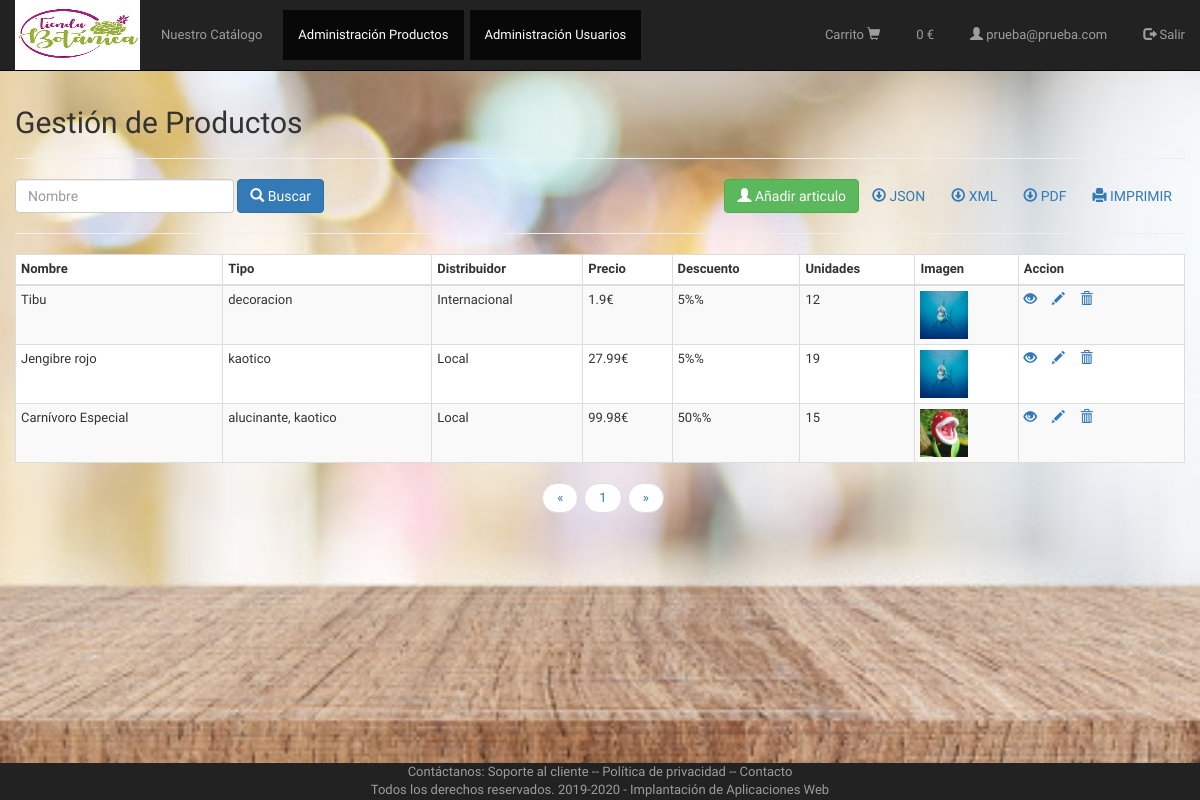
/vistas/admin_articulos.php (signed in), run on the app's committed database.
### tables this page shows
CREATE TABLE `articulos` (
  `id` int(11) NOT NULL,
  `nombre` text NOT NULL,
  `tipo` text NOT NULL,
  `distribuidor` text NOT NULL,
  `precio` text NOT NULL,
  `descuento` text NOT NULL,
  `unidades` text NOT NULL,
  `imagen` text NOT NULL
);

### controladores/ControladorBD.php (called while the page is built, shortened)
<?php
class ControladorBD {
    private $servername = "localhost";
    private $username = "root";
    private $password = "";
    private $dbname = "tienda2020";
    private $server ="mysql";
    private $bd;
    static private $instancia = null;
    public static function getControlador() {
        if (self::$instancia == null) {
            self::$instancia = new ControladorBD();
        }
        return self::$instancia;
    }
    public function abrirBD() {
        try {
            $this->bd = new PDO($this->server.":host=$this->servername;dbname=$this->dbname", $this->username, $this->password);
            $this->bd->setAttribute(PDO::ATTR_ERRMODE, PDO::ERRMODE_EXCEPTION);
        } catch (PDOException $e) {
            die("conexión fallida " . $e->getMessage());
        }
    }
    public function cerrarBD() {
        $this->bd = null;
    }
    public function consultarBD($consulta, $parametros=null){
        if($parametros!=null)
            return $this->consultarBDParametros($consulta,$parametros);
        else
            return $this->consultarBDDirecta($consulta);
    }
    private function consultarBDParametros($consulta, $parametros) {
        $this->st = $this->bd->prepare($consulta);
        $this->st->execute($parametros);
        return $this->st;
    }
}

### modelos/articulo.php (called while the page is built, shortened)
<?php
class Articulo {
    private $id;
    private $nombre;
    private $tipo;
    private $distribuidor;
    private $precio;
    private $descuento;
    private $unidades;
    private $imagen;
    public function __construct($id, $nombre, $tipo, $distribuidor, $precio, $descuento, $unidades, $imagen) {
        $this->id = $id;
        $this->nombre = $nombre;
        $this->tipo = $tipo;
        $this->distribuidor = $distribuidor;
        $this->precio = $precio;
        $this->descuento = $descuento;
        $this->unidades = $unidades;
        $this->imagen = $imagen;
    }
    function getid() {
        return $this->id;
    }
    function getnombre() {
        return $this->nombre;
    }
    function getTipo() {
        return $this->tipo;
    }
    function getDistribuidor() {
        return $this->distribuidor;
    }
    function getPrecio() {
        return $this->precio;
    }
    function getDescuento() {
        return $this->descuento;
    }
    function getUnidades() {
        return $this->unidades;
    }
    function getimagen() {
        return $this->imagen;
    }
}
?>

### utilidades/funciones.php (called while the page is built, shortened)
<?php
function encode($str){
    return urlencode(base64_encode($str));
}

### vistas/admin_articulos.php (the view, shortened to what this page needs)
<?php require_once VIEW_PATH."cabecera1.php"; ?>
<!DOCTYPE html>
<html lang="es">
<head>
</head>
    <div class="container-fluid">
        <div class="row">
            <div class="col-md-12">
                <div class="page-header clearfix" >
                    <h2 class="pull-left">Gestión de Productos</h2>
                </div>
                <form class="form-inline" action="<?php echo htmlspecialchars($_SERVER["PHP_SELF"]); ?>" method="post" id="no_imprimir">
                    <div class="form-group mx-sm-5 mb-2">
                        <input type="text" class="form-control" id="buscar" name="nombre" placeholder="Nombre">
                    </div>
                    <button type="submit" class="btn btn-primary mb-2"> <span class="glyphicon glyphicon-search"></span>  Buscar</button>
                    <a href="javascript:window.print()" class="btn pull-right"> <span class="glyphicon glyphicon-print"></span> IMPRIMIR</a>
                    <a href="/iaw/tienda2020/utilidades/descargar_pro.php?opcion=PDF" class="btn pull-right" target="_blank"><span class="glyphicon glyphicon-download"></span>  PDF</a>
                    <a href="/iaw/tienda2020/utilidades/descargar_pro.php?opcion=XML" class="btn pull-right" target="_blank"><span class="glyphicon glyphicon-download"></span>  XML</a>
                    <a href="/iaw/tienda2020/utilidades/descargar_pro.php?opcion=JSON" class="btn pull-right" target="_blank"><span class="glyphicon glyphicon-download"></span>  JSON</a>
                    <a href="create_articulos.php" class="btn btn-success pull-right"><span class="glyphicon glyphicon-user"></span>  Añadir articulo</a>
                </form>
           <hr>
            <?php
            require_once CONTROLLER_PATH."ControladorArticulo.php";
            require_once CONTROLLER_PATH ."Paginador.php";
            require_once UTILITY_PATH."funciones.php";
            if (!isset($_POST["articulo"])) {
                $nombre = "";
            } else {
                $nombre = filtrado($_POST["articulo"]);
            }
            $pagina = (isset($_GET['page'])) ? $_GET['page'] : 1;
            $enlaces = (isset($_GET['enlaces'])) ? $_GET['enlaces'] : 10;
            $consulta = "SELECT * FROM articulos WHERE nombre LIKE :nombre  order by nombre desc";
            $parametros = array(':nombre' => "%" . $nombre . "%");
            $limite = 4;
            $paginador  = new Paginador($consulta, $parametros, $limite);
            $resultados = $paginador->getDatos($pagina);
            if (count($resultados->datos) > 0) {
                echo "<table class='table table-bordered table-striped table-condensed'>";
                echo "<thead>";
                echo "<tr>";
                echo "<th>Nombre</th>";
                echo "<th>Tipo</th>";
                echo "<th>Distribuidor</th>";
                echo "<th>Precio</th>";
                echo "<th>Descuento</th>";
                echo "<th>Unidades</th>";
                echo "<th>Imagen</th>";
                echo "<th>Accion</th>";
                echo "</tr>";
                echo "</thead>";
                echo "<tbody>";
                foreach ($resultados->datos as $a) {
                    $Articulo = new Articulo($a->id, $a->nombre, $a->tipo, $a->distribuidor, $a->precio, $a->descuento, $a->unidades,  $a->imagen);
                    echo "<tr>";
                        echo "<td>" . $Articulo->getnombre() . "</td>";
                        echo "<td>" . $Articulo->getTipo() . "</td>";
                        echo "<td>" . $Articulo->getDistribuidor() . "</td>";
                        echo "<td>" . $Articulo->getPrecio() . "€</td>";
                        echo "<td>";
                        if($Articulo->getDescuento() != 0 ){echo $Articulo->getDescuento()."%";
                        }else{echo 'Ninguno';}
                        echo "</td>";
                        echo "<td>" . $Articulo->getUnidades() . "</td>";
                        echo "<td><img src='/iaw/tienda2020/imagenes/" . $Articulo->getimagen() . "' width='48px' height='48px'></td>";
                        echo "<td>";
                            echo "<a href='/iaw/tienda2020/vistas/read_articulos.php?id=" . encode($Articulo->getid()) . "' title='Ver Articulo AQUI' data-toggle='tooltip'><span class='glyphicon glyphicon-eye-open'></span></a>";
                            echo "<a href='/iaw/tienda2020/vistas/update_articulos.php?id=" . encode($Articulo->getid()) . "' title='Actualizar Articulo AQUI' data-toggle='tooltip'><span class='glyphicon glyphicon-pencil'></span></a>";
                            echo "<a href='/iaw/tienda2020/vistas/delete_articulos.php?id=" . encode($Articulo->getid()) . "' title='Borrar Articulo' data-toggle='tooltip'><span class='glyphicon glyphicon-trash'></span></a>";
                        echo "</td>";
                    echo "</tr>";
                }
                echo "</tbody>";
                echo "</table>";
                echo "<ul class='pager' id='no_imprimir'>";
                echo $paginador->crearLinks($enlaces);
                echo "</ul>";
            } else {
                echo "<p><em>No se ha encontrado datos de Articulos/as.</em></p>";
            }
            ?>
            </div>
                </div>
            <br><br><br>
            <?php
                require_once VIEW_PATH . "pie.php"
            ?>

### vistas/cabecera1.php (style rules this page uses)
html,body { font-family: 'Numans', sans-serif; font-size: 13px; }
.page-header h2 { margin-top: -8px; }
table tr td:last-child a { margin-right: 15px; }
table { background-color: rgba(255,255,255,0.5); }
.table-bordered { background: white; }

### data on the page
articulos: nombre "Tibu", tipo "decoracion", distribuidor "Internacional", precio "1.9", descuento "5%", unidades "12", imagen (picture)
articulos: nombre "Jengibre rojo", tipo "kaotico", distribuidor "Local", precio "27.99", descuento "5%", unidades "19", imagen (picture)
articulos: nombre "Carnívoro Especial", tipo "alucinante, kaotico", distribuidor "Local", precio "99.98", descuento "50%", unidades "15", imagen (picture)

### other printed values
$precio "0"
$correo "prueba@prueba.com"
